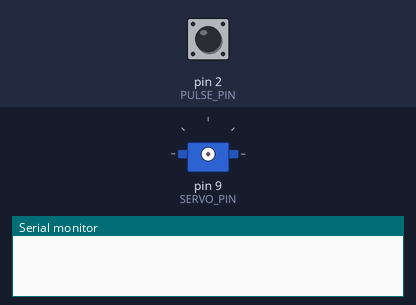
Bench run of a sketch on a simulated Arduino Uno, built with avr-gcc and run on an emulated ATmega328P. On the bench: servo, the last lines printed to the serial monitor. The test bench sets the inputs (shaded band); at power-on: pin 2 (PULSE_PIN) LOW.

Above: at 0.01 s.
At 1.2 s:
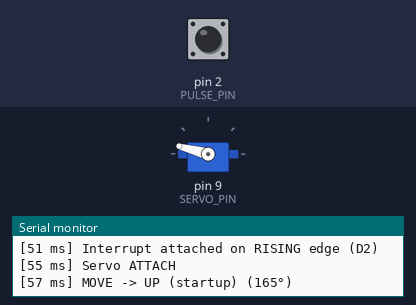
1.3 s: pin 2 (PULSE_PIN) pulled HIGH for 0.15 s
3.5 s: pin 2 (PULSE_PIN) pulled HIGH for 1 s
At 4.5 s:
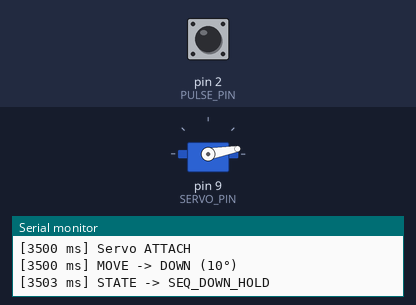
Timing chart, 0 to 6.5 s (numbered marks = the images above; inputs shaded):
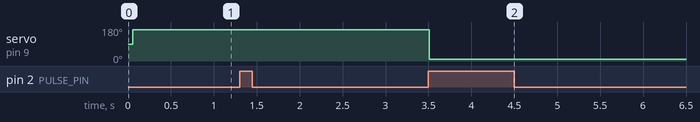

Measured:
- after the input at 3.5 s, servo on pin 9 (SERVO_PIN): 165° → 10° at once

The sketch:

arduino-slave-automaton.ino
```cpp
/*
  Arduino Uno: Pulse-triggered servo sequence with startup move + console logs
  - Startup: servo -> DOWN, wait 10s, servo -> UP
  - Trigger (D2 RISING): DOWN, wait 'SEQUENCE_WAIT_MS', UP
  - Pulses ignored while a sequence is running
  - Servo is detached after 'HOLD_MS' to avoid heating/wear
  - Verbose Serial logs for each step/state
*/

#include <Servo.h>

// ---------------------- User-configurable parameters ----------------------

// Pins (Uno): D2 supports external interrupt INT0
const uint8_t PULSE_PIN = 2;   // input pin for trigger pulse
const uint8_t SERVO_PIN = 9;   // PWM-capable pin for the servo signal

// Servo angles
const int SERVO_DOWN_ANGLE = 10;  // "down" position (0..180)
const int SERVO_UP_ANGLE   = 165; // "up" position   (0..180)

// Timing (all in milliseconds)
const unsigned long HOLD_MS             = 2000UL;   // how long to keep servo powered after each move
const unsigned long STARTUP_UP_DELAY_MS = 5 * 1000UL - HOLD_MS; // 10 seconds after boot to go UP
const unsigned long SEQUENCE_WAIT_MS    = 20 * 60 * 1000UL - HOLD_MS;  // wait between DOWN and UP during triggered sequence

// Input configuration
const bool USE_PULLUP = false; // true -> pinMode(INPUT_PULLUP) and expect LOW->HIGH from open contact
// --------------------------------------------------------------------------

enum State {
  BOOT_DOWN,         // just commanded DOWN; waiting to finish HOLD_MS then detach
  BOOT_WAIT,         // counting 10s before commanding UP
  BOOT_UP_HOLD,      // commanded UP; holding for HOLD_MS then detach → IDLE
  IDLE,              // waiting for pulses
  SEQ_DOWN_HOLD,     // triggered: commanded DOWN; hold for HOLD_MS then detach
  SEQ_WAIT,          // waiting SEQUENCE_WAIT_MS while detached
  SEQ_UP_HOLD        // commanded UP; hold for HOLD_MS then detach → IDLE
};

volatile bool pulseFlag = false;  // set by ISR on rising edge, consumed in loop when IDLE
Servo s;
State state;
unsigned long t0 = 0;             // timestamp for state timing
bool servoAttached = false;

// ------------------------------ Utilities ---------------------------------
void logMsg(const char* msg) {
  // Small helper to prefix logs with time
  Serial.print('[');
  Serial.print(millis());
  Serial.print(" ms] ");
  Serial.println(msg);
}

void attachIfNeeded() {
  if (!servoAttached) {
    s.attach(SERVO_PIN);
    servoAttached = true;
    logMsg("Servo ATTACH");
  }
}
void detachIfNeeded() {
  if (servoAttached) {
    s.detach();
    servoAttached = false;
    logMsg("Servo DETACH");
  }
}
void moveServo(int angle, const char* label) {
  attachIfNeeded();
  angle = constrain(angle, 0, 180);
  s.write(angle);
  t0 = millis(); // mark time for HOLD_MS
  Serial.print('['); Serial.print(t0); Serial.print(" ms] ");
  Serial.print("MOVE -> ");
  Serial.print(label);
  Serial.print(" (");
  Serial.print(angle);
  Serial.println("°)");
}
// --------------------------------------------------------------------------

// ISR must be fast—don’t print here.
void onPulse() {
  pulseFlag = true;
}

void setup() {
  Serial.begin(115200);
  // optional: wait a moment for the Serial Monitor to open (comment out for production)
  delay(50);
  logMsg("Booting...");

  if (USE_PULLUP) {
    pinMode(PULSE_PIN, INPUT_PULLUP);
    logMsg("PULSE_PIN set to INPUT_PULLUP (expect LOW->HIGH on release)");
  } else {
    pinMode(PULSE_PIN, INPUT);
    logMsg("PULSE_PIN set to INPUT (expect external HIGH pulse)");
  }

  // Interrupt on rising edge of D2
  attachInterrupt(digitalPinToInterrupt(PULSE_PIN), onPulse, RISING);
  logMsg("Interrupt attached on RISING edge (D2)");

  // // Startup sequence: go to DOWN immediately, hold briefly, then wait 10s, then go UP
  // moveServo(SERVO_DOWN_ANGLE, "DOWN (startup)");
  // state = BOOT_DOWN;
  // logMsg("STATE -> BOOT_DOWN");

  // Skip the DOWN position on startup and go directly to UP
  moveServo(SERVO_UP_ANGLE, "UP (startup)");
  state = BOOT_UP_HOLD;
}

void loop() {
  unsigned long now = millis();

  switch (state) {

    case BOOT_DOWN:
      if (now - t0 >= HOLD_MS) {
        detachIfNeeded();
        t0 = now;           // start 10s delay
        state = BOOT_WAIT;
        logMsg("STATE -> BOOT_WAIT (waiting 10s before UP)");
      }
      break;

    case BOOT_WAIT:
      if (now - t0 >= STARTUP_UP_DELAY_MS) {
        moveServo(SERVO_UP_ANGLE, "UP (startup)");
        state = BOOT_UP_HOLD;
        logMsg("STATE -> BOOT_UP_HOLD");
      }
      break;

    case BOOT_UP_HOLD:
      if (now - t0 >= HOLD_MS) {
        detachIfNeeded();
        state = IDLE;
        logMsg("STATE -> IDLE (ready for trigger)");
      }
      break;

    case IDLE:
      if (pulseFlag) {
        pulseFlag = false;             // consume it
        logMsg("Pulse detected in IDLE -> start sequence");
        moveServo(SERVO_DOWN_ANGLE, "DOWN");
        state = SEQ_DOWN_HOLD;
        logMsg("STATE -> SEQ_DOWN_HOLD");
      }
      break;

    case SEQ_DOWN_HOLD:
      if (now - t0 >= HOLD_MS) {
        detachIfNeeded();
        t0 = now;                      // start inter-move wait
        state = SEQ_WAIT;
        Serial.print('['); Serial.print(now); Serial.print(" ms] ");
        Serial.print("WAIT between DOWN and UP: ");
        Serial.print(SEQUENCE_WAIT_MS);
        Serial.println(" ms");
        logMsg("STATE -> SEQ_WAIT");
      }
      break;

    case SEQ_WAIT:
      if (now - t0 >= SEQUENCE_WAIT_MS) {
        moveServo(SERVO_UP_ANGLE, "UP");
        state = SEQ_UP_HOLD;
        logMsg("STATE -> SEQ_UP_HOLD");
      }
      break;

    case SEQ_UP_HOLD:
      if (now - t0 >= HOLD_MS) {
        detachIfNeeded();
        state = IDLE; // ready for the next pulse
        logMsg("Sequence complete. STATE -> IDLE");
      }
      break;
  }

  // Any pulses while not IDLE are ignored; ensure no backlog:
  if (state != IDLE && pulseFlag) {
    pulseFlag = false; // drop it
    logMsg("Pulse occurred during sequence -> ignored");
  }
}
```
